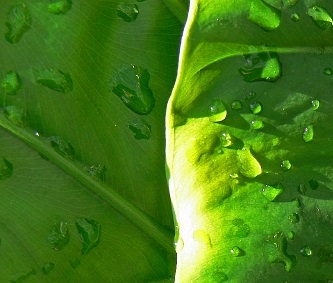
#> input picture Filters/A1_Images/leaf.png, 333 x 283 px, found by its file name
$ jupyter execute --allow-errors AustinFeydt_A1_Ex1.ipynb
#> lines starting #> are read from the running program, lines starting #| are printed output that depends on the picture
Austin Feydt (apf31)

EECS 531 - A1

21 February 2018

# Exercise 1: Blurring Filters

# Mathematical Background:

In image processing, a filter is a mapping that modifies an image in any number of ways, ranging from feature enhancement to image sharpening.  Among these filters includes a blurring filter. Blurring is often used as a preprocessing technique in image processing, as it reduces noise in the image.

&nbsp;

Blurring filters reduce the details in an image by mapping each pixel in the image to a convolution of a kernel matrix and the surrounding pixels of the original image. For any two matrices

&nbsp;

$$A = \begin{bmatrix}
a & b & c\\
d & e & f\\
g & h & i
\end{bmatrix},
B = \begin{bmatrix}
1 & 2 & 3\\
4 & 5 & 6\\
7 & 8 & 9
\end{bmatrix}$$

we define the convolution as:
&nbsp;

$$A*B = (i*1) + (h*2) + (g*3) + (f*4) + (e*5) + (d*6) + (c*7) + (b*8) + (a*9)$$
(notice that, in practice, the kernel is first flipped vertically and horizontally.)

&nbsp;

Thus, to apply a filter to an image, we must choose a kernel, and then apply this convolution to every possible submatrix of the image matrix to generate a new, filtered image. I will be implementing the following gaussian filter kernel:
&nbsp;

$$\frac{1}{256}
\begin{bmatrix}
1 & 4 & 6 & 4 & 1\\
4 & 16 & 24 & 16 & 4\\
6 & 24 & 36 & 24 & 6\\
4 & 16 & 24 & 16 & 4\\
1 & 4 & 6 & 4 & 1
\end{bmatrix}$$

&nbsp;

This filter kernel incorporates higher weights towards the center of the local set of pixels, and less weight to the outer pixels.  Also, since it is linearly separable $(K=vh^T)$, computing our convolution as sequential 1D convolutions $(X*v)*h^T$ will reduce runtime from quadratic to just linear (with respect to the kernel size).  Luckily, our 2D gaussian kernel reduces to a simple 1D kernel:
&nbsp;

$$v= h = \frac{1}{16}
\begin{bmatrix}
1\\
4\\
6\\
4\\
1
\end{bmatrix}$$
&nbsp;

Before we apply our kernel to an image, we must explore how to handle the edges of the image.  If we try to apply this kernel to the edges of our image, we will run into out-of-bounds errors.  The easiest way to handle this is to "pad" our image, in which we increase the pixel width and height by half of the width/height of our kernel by adding extra black pixels around the image, so that we can center our kernel around edge pixels:

# Implementation:

[cell 1]
from skimage import io, color
import numpy as np
import warnings
warnings.filterwarnings('ignore')

[cell 2]
# Adds black pixels around the border of the picture
def pad_image(image, kernel_width, kernel_height):
    delta_width = kernel_width // 2
    delta_height = kernel_height // 2

    padding = max(delta_width, delta_height)
    padded_image = np.zeros((image.shape[0] + 2*padding, image.shape[1] + 2*padding))

    # overlay image into submatrix of the larger padded_image matrix
    padded_image[padding:-padding, padding:-padding] = image
    return padded_image

# Blurs the orig_image within the pad_image with the given 2D kernel
def blur_2d_conv(orig_image, pad_image, kernel):

    # Flip the kernel properly
    kernel = np.flipud(np.fliplr(kernel))

    # find the offset of the inner image
    shift = kernel.shape[0]

    output = np.zeros_like(orig_image)

    # Loop through every pixel in the inner image
    for x in range(orig_image.shape[1]):
        for y in range(orig_image.shape[0]):
            # Perform 2D convolution
            t = two_dim_conv(kernel, pad_image[y:y+shift,x:x+shift])
            print(t)
            sys.exit()

            output[y,x] = two_dim_conv(kernel, pad_image[y:y+shift,x:x+shift])
    return output

# Blurs the orig_image within the pad_image with the given 1D kernel generator
def blur_sep_conv(orig_image, pad_image, generator):

    # Find the offset of the inner image
    shift = generator.shape[0]

    output = np.zeros_like(orig_image)

    # loop through every pixel in the inner image
    for x in range(orig_image.shape[1]):
        for y in range(orig_image.shape[0]):
            # [5 lines of commented-out code are left out]
            output[y,x] = separable_conv(generator, pad_image[y:y+shift,x:x+shift])
    return output

# convolves the two matrices
def two_dim_conv(kernel, sub_matrix):
    output = (kernel*sub_matrix).sum()
    return output

# Uses separable 1D convolutions, where generator*(generator)^T = kernel
def separable_conv(generator, sub_matrix):
    # performs X = Image*generator (* is conv)
    first_conv = sub_matrix * generator[:, np.newaxis]
    first_conv = np.sum(first_conv, axis=0)

    #performs X*generator^T (* is conv)
    generator_T = np.transpose(generator)
    second_conv = np.multiply(first_conv, generator_T)

    output = np.sum(second_conv)
    return output

[cell 3]
# Preprocessing
image = io.imread('A1_images/leaf.png')
#> image is the input picture: shape (283, 333, 4); mean R, G, B, A 68.4, 121.9, 24, 255
image = color.rgb2gray(image)
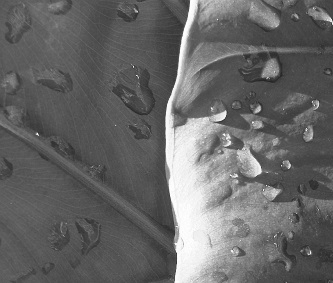
#> image: shape (283, 333) float64; min 0.143, max 1, mean 0.406
print("Original Image:")
io.imshow(image)
io.show()

#Pad the image and save it
padded_image = pad_image(image, 5, 5)
#> in pad_image, `padded_image[padding:-padding, padding:-padding] = image`:
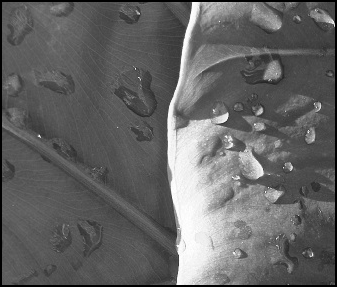
#> padded_image: shape (287, 337) float64; min 0, max 1, mean 0.395
#> the loop in blur_2d_conv, `for x in range(orig_image.shape[1]):` made 1 pass
#> after the loop in blur_2d_conv, `for x in range(orig_image.shape[1]):`: output: shape (283, 333) float64; every value is 0
print("Padded Image:")
io.imshow(padded_image)
io.show()


#Create kernel and corresponding generator
kernel = (1/256.0) * np.array([[1,4,6,4,1], [4,16,24,16,4], [6,24,36,24,6], [4,16,24,16,4],[1,4,6,4,1]])
generator = (1/16.0) * np.array([1,4,6,4,1])

#Blur using 2D convolution
#> (the rest of this cell did not finish here and is left out)
